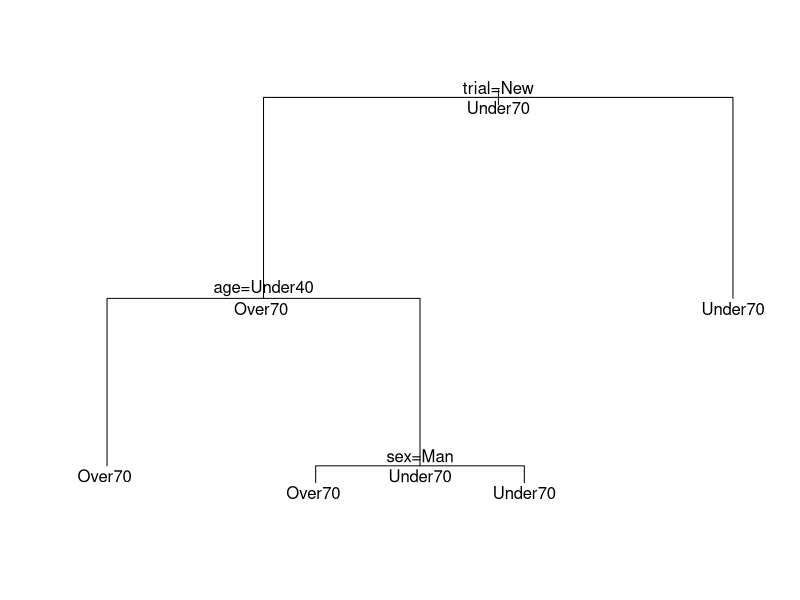
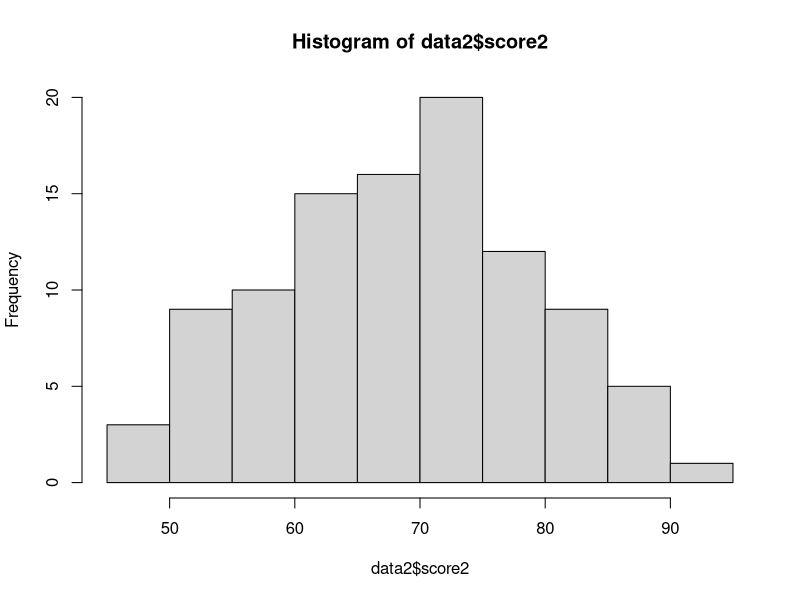

These charts were generated, in order, by the following R code:
data <- read.csv("data/exam.csv", header = T, row.names = 1)
install.packages("rpart")
head(data)
library(rpart)
s2 <- rpart(score~age+sex+trial, data = data, method = 'class')
s2
par(xpd=NA)
s3 <- rpart(score~., data = data, method = 'class')
plot(s2)
text(s2, pretty = 0, all = T)
s2
summary(data)
table(data$score, data$trial)

data2 <- read.csv("data/exam0.csv", header = T, row.names = 1)
head(data2)
data2$score3 <- cut(data2$score2, breaks = c(-Inf, 60, Inf ), right = F, labels = c("Under60", "Over60"))
head(data2)
hist(data2$score2)
